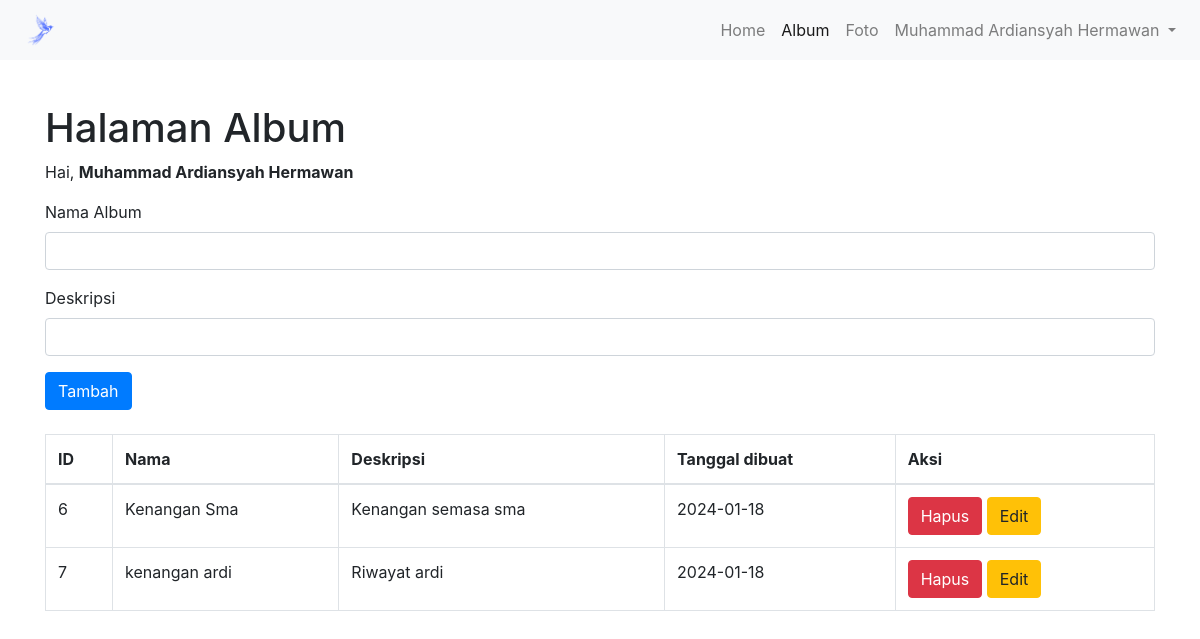
Before: /album.php (signed in) with the older database file.
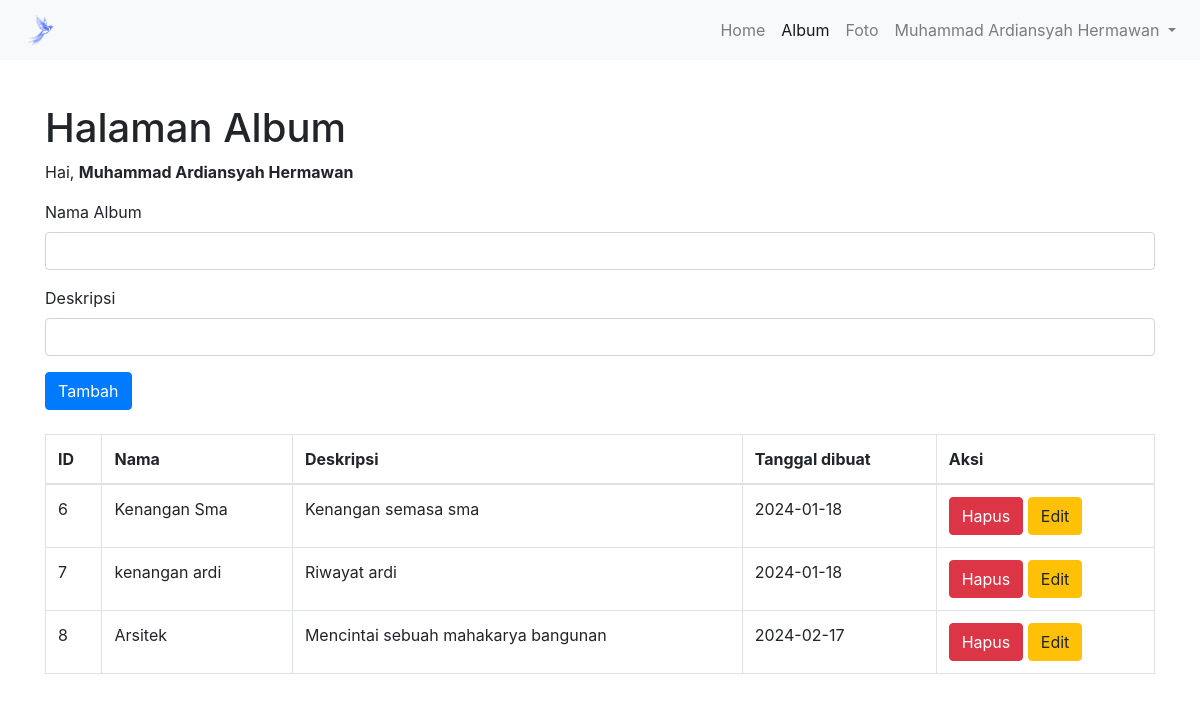
After: the same page with the newer database file.
### tables this page shows
CREATE TABLE `album` (
  `albumid` int(11) NOT NULL,
  `namaalbum` varchar(255) NOT NULL,
  `deskripsi` text NOT NULL,
  `tanggaldibuat` date NOT NULL,
  `userid` int(11) NOT NULL
);

### album.php (the view, shortened to what this page needs)
<!DOCTYPE html>
<html lang="en">
<head>
    <link rel="stylesheet" href="https://stackpath.bootstrapcdn.com/bootstrap/4.5.2/css/bootstrap.min.css">
</head>
<body>
    <nav class="navbar navbar-expand-lg navbar-light bg-light fixed-top">
        <a class="navbar-brand" href="#"><img src="resources/logo/logo.png" width="50px"></a>
        <div class="collapse navbar-collapse" id="navbarNav">
            <ul class="navbar-nav ml-auto">
                <li class="nav-item"><a class="nav-link" href="index.php">Home</a></li>
                <li class="nav-item active"><a class="nav-link" href="album.php">Album</a></li>
                <li class="nav-item"><a class="nav-link" href="foto.php">Foto</a></li>
                <li class="nav-item dropdown">
                    <a class="nav-link dropdown-toggle" href="#" id="navbarDropdown" role="button" data-toggle="dropdown" aria-haspopup="true" aria-expanded="false">
                        <?= $_SESSION['namalengkap'] ?>
                    </a>
                </li>
            </ul>
        </div>
    </nav>
    <div class="container mt-5">
        <h1>Halaman Album</h1>
        <p>Hai, <b> <?= $_SESSION['namalengkap'] ?></b></p>
        <form action="tambah_album.php" method="post">
            <div class="form-group">
                <label for="namaalbum">Nama Album</label>
                <input type="text" class="form-control" name="namaalbum" required>
            </div>
            <div class="form-group">
                <label for="deskripsi">Deskripsi</label>
                <input type="text" class="form-control" name="deskripsi" required>
            </div>
            <button type="submit" class="btn btn-primary">Tambah</button>
        </form>
        <table class="table table-bordered mt-4">
            <thead>
                <tr>
                    <th>ID</th>
                    <th>Nama</th>
                    <th>Deskripsi</th>
                    <th>Tanggal dibuat</th>
                    <th>Aksi</th>
                </tr>
            </thead>
            <tbody>
                <?php
                include "koneksi.php";
                $userid = $_SESSION['userid'];
                $sql = mysqli_query($conn, "select * from album where userid='$userid'");
                while ($data = mysqli_fetch_array($sql)) {
                ?>
                    <tr>
                        <td><?= $data['albumid'] ?></td>
                        <td><?= $data['namaalbum'] ?></td>
                        <td><?= $data['deskripsi'] ?></td>
                        <td><?= $data['tanggaldibuat'] ?></td>
                        <td>
                            <a href="hapus_album.php?albumid=<?= $data['albumid'] ?>" class="btn btn-danger">Hapus</a>
                            <a href="edit_album.php?albumid=<?= $data['albumid'] ?>" class="btn btn-warning">Edit</a>
                        </td>
                    </tr>
                <?php
                }
                ?>
            </tbody>
        </table>
    </div>
</body>
</html>

### album.php (style rules this page uses)
body { padding-top: 56px; }

Changed rows visible on the page:
added album: albumid "8", namaalbum "Arsitek", deskripsi "Mencintai sebuah mahakarya bangunan", tanggaldibuat "2024-02-17"
